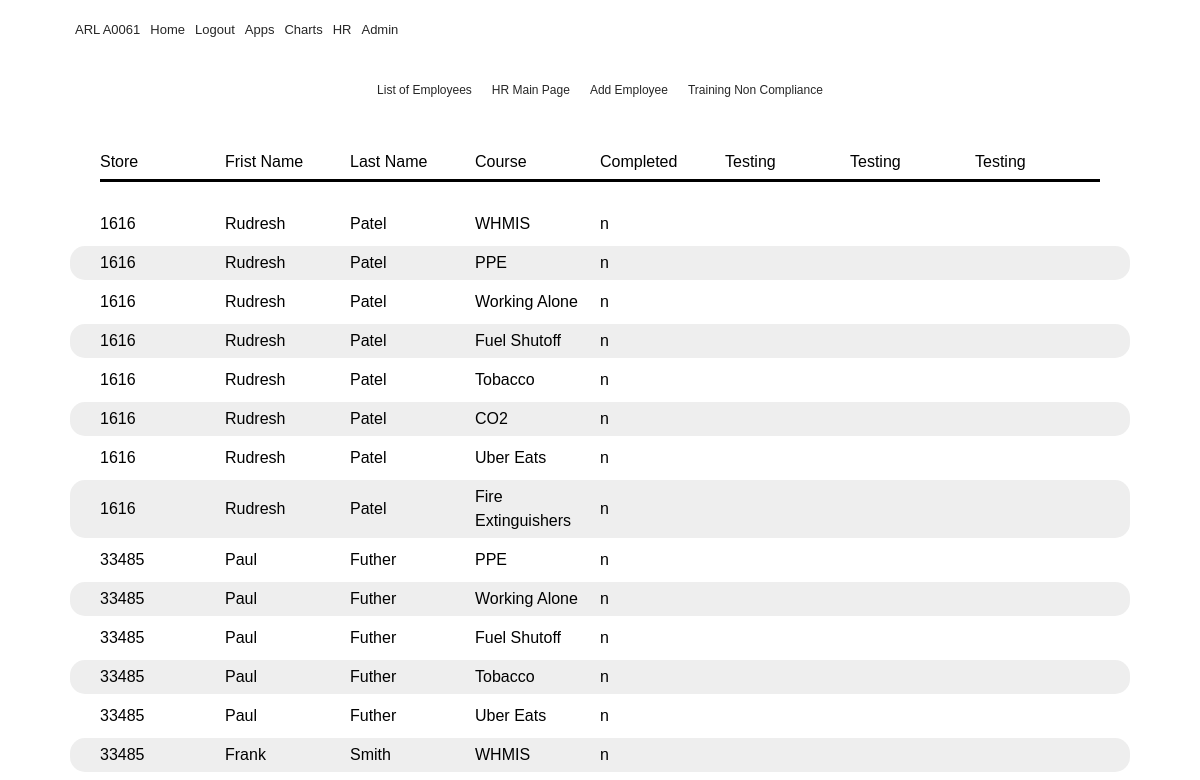
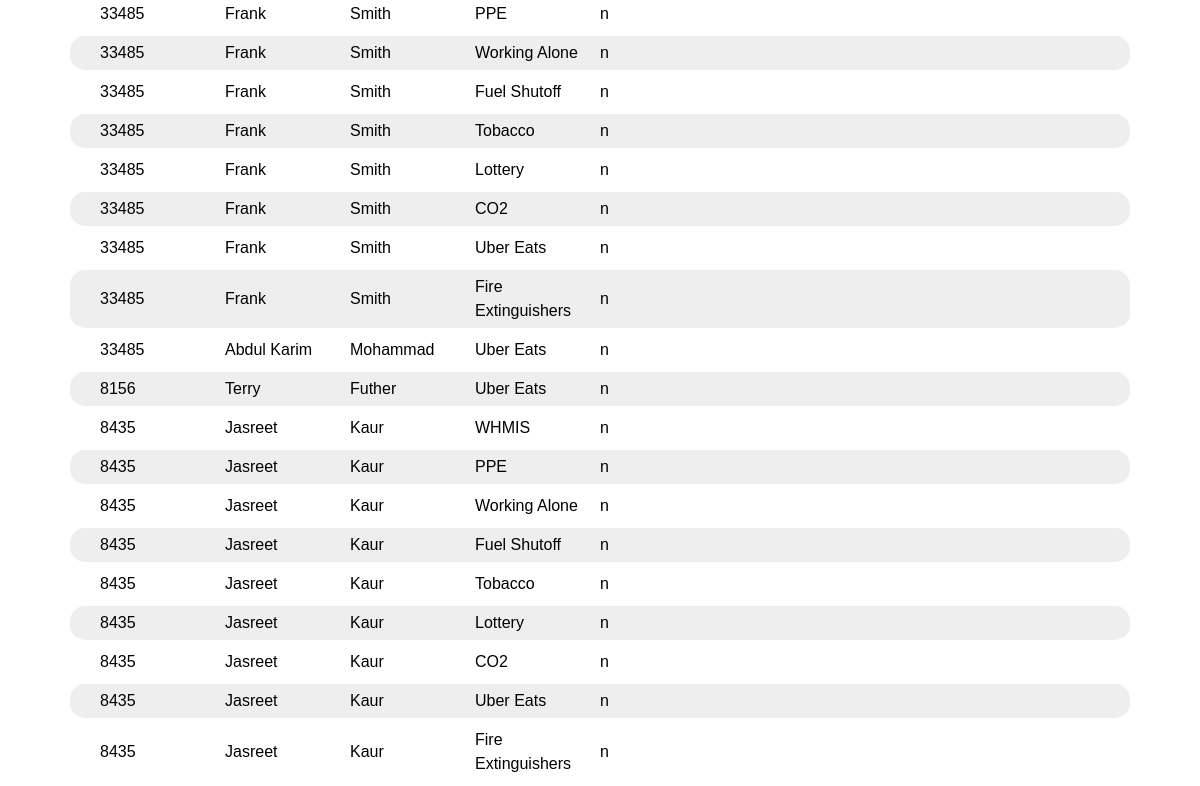
/trainingcompliance (signed in), run on an earlier commit of the app's database (2 pictures, top to bottom).
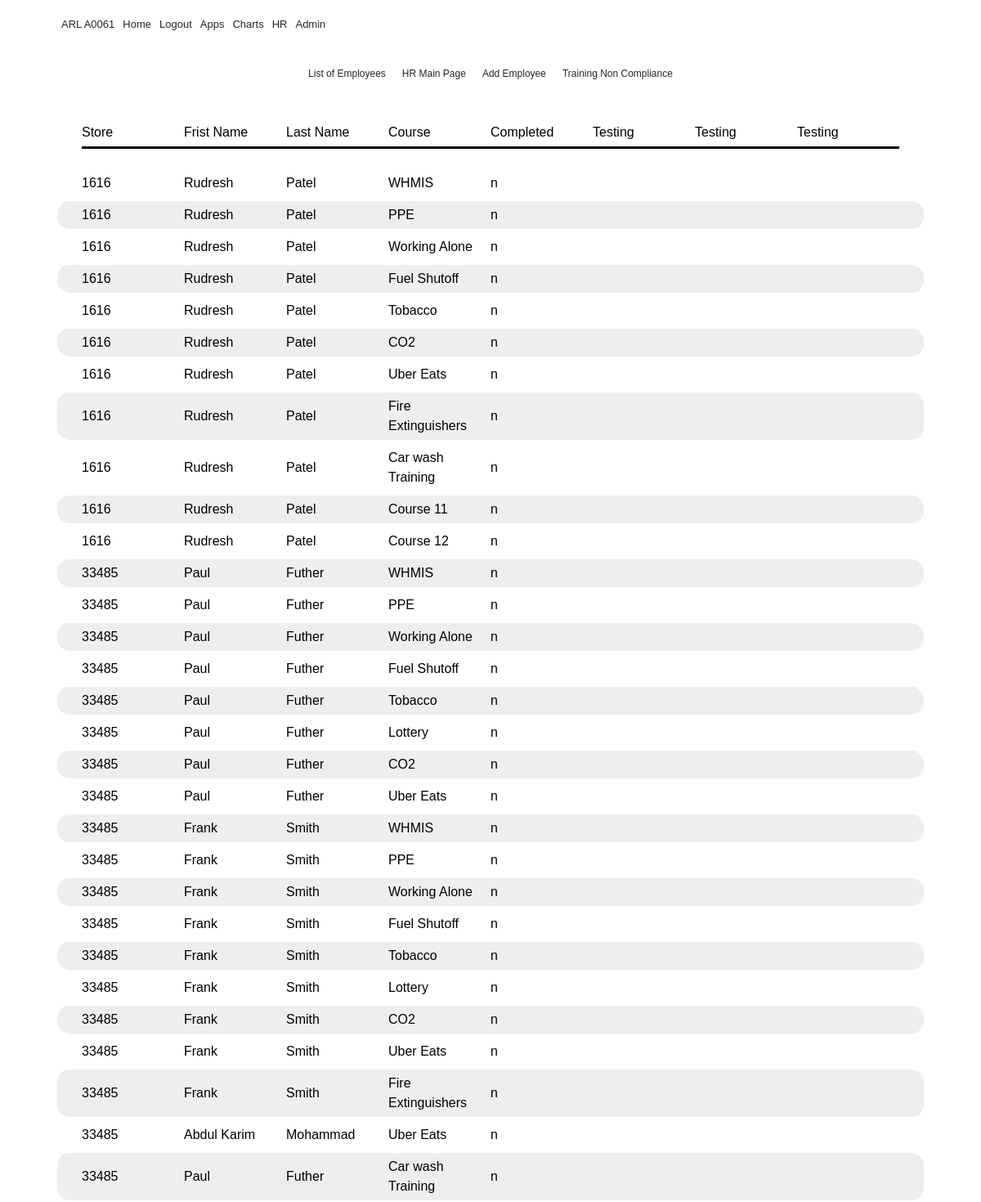
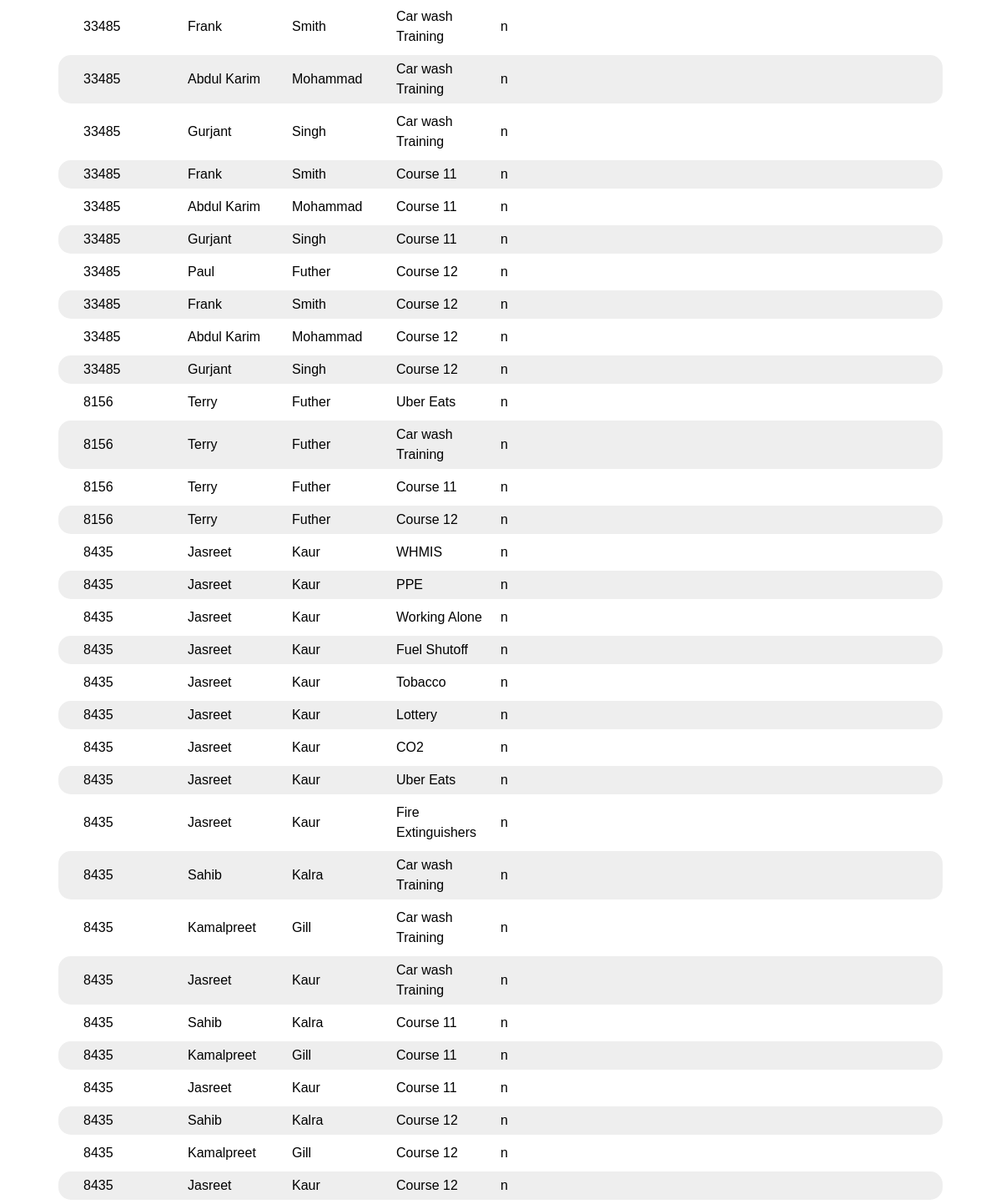
And on a later commit of the database (2 pictures, top to bottom).
### flaskblog/__init__.py (models this page shows, shortened)
class Grade(db.Model):
    id = db.Column(db.Integer(), primary_key=True)
    value = db.Column(db.String(), default="n")
    employee_id = db.Column(Integer(), ForeignKey('employee.id'))
    employee = db.relationship('Employee', backref = 'grades')
    course_id = db.Column(db.Integer(), ForeignKey('course.id'))
    course = db.relationship('Course', backref='grade')
    completeddate = db.Column(db.DateTime(), nullable = True )

class Employee(db.Model):
    id = db.Column(db.Integer, primary_key=True)
    firstname = db.Column(db.String(20), nullable=False)
    nickname = db.Column(db.String(20), nullable=True)
    lastname = db.Column(db.String(20), nullable=False)
    store = db.Column(db.String)
    addressone = db.Column(db.String(20), nullable=False)
    addresstwo = db.Column(db.String(20), nullable=True)
    apt = db.Column(db.String(20), nullable=True)
    city = db.Column(db.String(20), nullable=False)
    province = db.Column(db.String(20), nullable=False)
    country = db.Column(db.String(20), nullable=False)
    mobilephone = db.Column(db.String(10), nullable=False)
    email = db.Column(db.String(120), nullable=False)
    SIN = db.Column(db.Integer, unique=True, nullable=True)
    sinexpire = db.Column(db.DateTime(), nullable=True)
    created_on = db.Column(db.DateTime(), default=datetime.utcnow)
    updated_on = db.Column(
        db.DateTime(), default=datetime.utcnow, onupdate=datetime.utcnow)
    startdate = db.Column(db.DateTime(), nullable=True)
    enddate = db.Column(db.DateTime(), nullable=True)
    postal = db.Column(db.String(6), nullable=False)
    trainingid = db.Column(db.String(),unique=True, nullable=False)
    trainingpassword = db.Column(db.String(), nullable=False)
    manager = db.Column(db.String)
    image_file = db.Column(db.String(20), nullable=False,
                           default='default.jpg')
    active = db.Column(db.String(), nullable = False)
    iprismcode = db.Column(db.String(9), nullable=False)
    dob = db.Column(db.DateTime(), nullable=True)
    mon_avail = db.Column(db.String(100), nullable=False)
    tue_avail = db.Column(db.String(100), nullable=False)
    wed_avail = db.Column(db.String(100), nullable=False)
    thu_avail = db.Column(db.String(100), nullable=False)
    fri_avail = db.Column(db.String(100), nullable=False)
    sat_avail = db.Column(db.String(100), nullable=False)
    sun_avail = db.Column(db.String(100), nullable=False)

class Course(db.Model):
    id = db.Column(db.Integer(), primary_key=True)
    name = db.Column(db.String(100), nullable=False)

### flaskblog/routes.py (the view)
@app.route("/trainingcompliance", methods=['GET', 'POST'])
@login_required
def trainingcompliance():
    compliance = Grade.query\
            .filter_by(value="n")\
            .join(Employee, Employee.id==Grade.employee_id)\
            .join(Course, Course.id == Grade.course_id)\
            .add_columns(Grade.employee_id, Employee.firstname\
            ,Employee.lastname, Employee.store\
            , Course.name, Grade.value)\
                .order_by(Employee.store)
    return render_template('trainingcompliance.html', compliance = compliance)

### flaskblog/templates/trainingcompliance.html
{% extends "layout.html" %}
{% block content%}
        <div class= "container">
            <nav class="app-nav">
                  <ul class = "app-menu">
                        <ul>
                              <li> <a href="hrlist">List of Employees</a></li>
                        </ul>
                        <ul>
                              <li> <a href="hrhome">HR Main Page</a></li>
                        </ul>
                        <ul>
                              <li> <a href="addemployee">Add Employee</a></li>
                        </ul>
                        <ul>
                              <li> <a href="trainingcompliance">Training Non Compliance</a></li>
                        </ul>
                  </ul>
            </nav>
      </div>
                <div class = "tableheader">
                        <div> Store</div>
                        <div> Frist Name</div>
                        <div> Last Name</div>
                        <div> Course</div>
                        <div> Completed</div>
                        <div> Testing</div>
                        <div> Testing</div>
                        <div> Testing</div>
                </div>
                        {% for staff in compliance %}
                        <div class = "tablecard">
                        <div class = "comphritem1"> {{staff.store}}</div>
                        <div class = "comphritem2"> {{staff.firstname}}</div>
                        <div class = "comphritem3"> {{staff.lastname}}</div>
                        <div class = "comphritem4"> {{staff.name}}</div>
                        <div class = "comphritem5"> {{staff.value}}</div>
                        </div>
                        {% endfor %}
{% endblock content %}

### flaskblog/templates/layout.html (shortened to what this page needs)
<!DOCTYPE html>
<html lang="en">
  <head>
   <link rel="stylesheet" href="https://cdnjs.cloudflare.com/ajax/libs/font-awesome/5.12.0/css/all.min.css" />
   <link rel = "stylesheet" href="/static/main.css">
  </head>
  <body>
    <div class = "container" >
              <nav class="main-nav" >
                  <ul class = "main-menu">
                    <li> <a href="{{ url_for('home')}}">ARL A0061</a></li>
                      <li> <a href="{{ url_for('home')}}">Home</a></li>
                      {% if current_user.is_authenticated %}
                       <li> <a href="{{ url_for('security.logout')}}">Logout</a></li>
                      {% else %}
                      <li> <a href="{{ url_for('login')}}">Login</a></li>
                      {% endif %}
                      <li> <a href="{{ url_for('Applications')}}">Apps</a></li>
                      <li> <a href="{{ url_for('home')}}">Charts</a></li>
                      <li> <a href="{{ url_for('hrhome')}}">HR</a></li>
                      <li> <a href="{{ url_for('admin.index')}}">Admin</a></li>
                  </ul>
              </nav>
    </div>
            <main role="main" class="container">
                    {% block content %}{% endblock %}
              </main>
  </body>
</html>

### flaskblog/static/main.css (style rules this page uses)
* { box-sizing: border-box; margin: 0; padding: 0; }
body { font-family: 'Seqoe UI', Verdana, Geneva, Tahoma, sans-serif; background: white; color: #000; font-size: 16px; line-height: 1.5; }
a { color: #262626; text-decoration: none; }
ul { list-style: none; }
.container { width: 100%; max-width: 1100px; margin: auto; }
.tableheader { display: grid; grid-template-columns: repeat(8, 1fr); margin: auto; padding-top: 30px; padding-bottom: 5px; padding-left: 30px; padding-right: 30px; margin-right: 20px; margin-left: 20px; height: 100%; border-radius: 15px; margin-bottom: 20px; }
.tableheader >div { border-bottom: solid; padding-bottom: 5px; }
.tablecard { display: grid; grid-template-columns: repeat(8, 1fr ); padding-top: 5px; padding-bottom: 5px; padding-left: 30px; padding-right: 30px; margin-right: 20px; margin-left: 20px; height: 100%; border-radius: 15px; margin-bottom: 5px; justify-items: start; align-items: center; }
.tablecard:nth-child(odd) { background: #eee; }
.main-nav { display: flex; align-items: center; justify-content: space-between; height: 60px; padding: 20px 0; font-size: 13px; }
.main-nav ul { display: flex; }
.main-nav ul li { padding: 0 5px; }
.main-nav ul li a { padding-bottom: 2px; }
.main-nav ul.main-menu { flex:1; margin-left: 20px; }
.app-nav { display: flex; align-items: center; justify-content: space-between; height: 60px; padding: 20px 0; font-size: 12px; }
.app-nav ul { display: flex; }
.app-nav ul li { padding: 0 5px; }
.app-nav ul li a { padding-bottom: 5px; }
.app-menu { max-width: 700px; margin: 0 auto; padding:0 20px; display: flex; grid-template-columns: repeat(5, 1fr); grid-gap: 10px; align-items: flex-start; justify-content: center; text-align: center; }

What changed in the data, as far as the page shows it:
added Grade: store "1616", firstname "Rudresh", lastname "Patel", name "Car wash Training", value "n"
added Grade: store "1616", firstname "Rudresh", lastname "Patel", name "Course 11", value "n"
added Grade: store "1616", firstname "Rudresh", lastname "Patel", name "Course 12", value "n"
now on this page (row edited): Grade: store "33485", firstname "Paul", lastname "Futher", name "WHMIS", value "n"
now on this page (row edited): Grade: store "33485", firstname "Paul", lastname "Futher", name "Lottery", value "n"
now on this page (row edited): Grade: store "33485", firstname "Paul", lastname "Futher", name "CO2", value "n"
added Grade: store "33485", firstname "Paul", lastname "Futher", name "Car wash Training", value "n"
added Grade: store "33485", firstname "Frank", lastname "Smith", name "Car wash Training", value "n"
added Grade: store "33485", firstname "Abdul Karim", lastname "Mohammad", name "Car wash Training", value "n"
added Grade: store "33485", firstname "Gurjant", lastname "Singh", name "Car wash Training", value "n"
added Grade: store "33485", firstname "Frank", lastname "Smith", name "Course 11", value "n"
added Grade: store "33485", firstname "Abdul Karim", lastname "Mohammad", name "Course 11", value "n"
added Grade: store "33485", firstname "Gurjant", lastname "Singh", name "Course 11", value "n"
added Grade: store "33485", firstname "Paul", lastname "Futher", name "Course 12", value "n"
added Grade: store "33485", firstname "Frank", lastname "Smith", name "Course 12", value "n"
added Grade: store "33485", firstname "Abdul Karim", lastname "Mohammad", name "Course 12", value "n"
added Grade: store "33485", firstname "Gurjant", lastname "Singh", name "Course 12", value "n"
added Grade: store "8156", firstname "Terry", lastname "Futher", name "Car wash Training", value "n"
added Grade: store "8156", firstname "Terry", lastname "Futher", name "Course 11", value "n"
added Grade: store "8156", firstname "Terry", lastname "Futher", name "Course 12", value "n"
added Grade: store "8435", firstname "Sahib", lastname "Kalra", name "Car wash Training", value "n"
added Grade: store "8435", firstname "Kamalpreet", lastname "Gill", name "Car wash Training", value "n"
added Grade: store "8435", firstname "Jasreet", lastname "Kaur", name "Car wash Training", value "n"
added Grade: store "8435", firstname "Sahib", lastname "Kalra", name "Course 11", value "n"
added Grade: store "8435", firstname "Kamalpreet", lastname "Gill", name "Course 11", value "n"
added Grade: store "8435", firstname "Jasreet", lastname "Kaur", name "Course 11", value "n"
added Grade: store "8435", firstname "Sahib", lastname "Kalra", name "Course 12", value "n"
added Grade: store "8435", firstname "Kamalpreet", lastname "Gill", name "Course 12", value "n"
added Grade: store "8435", firstname "Jasreet", lastname "Kaur", name "Course 12", value "n"
